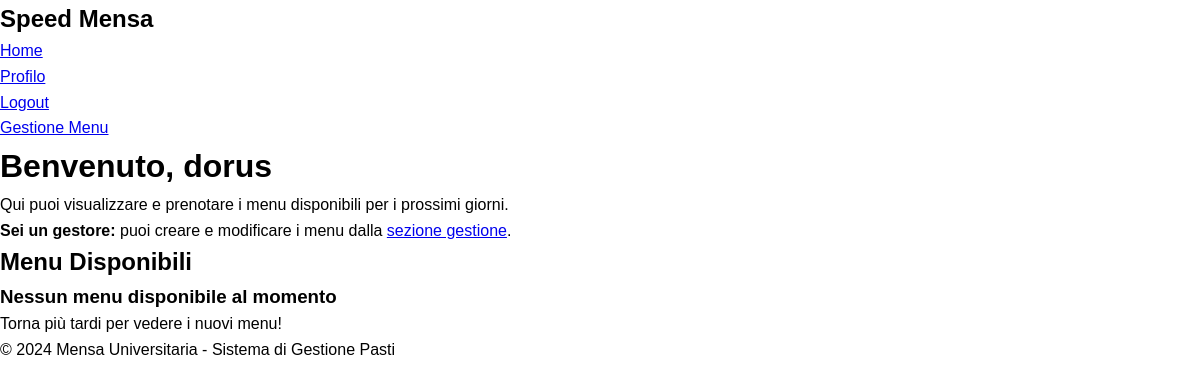
Before: /index (signed in) with the older database file.
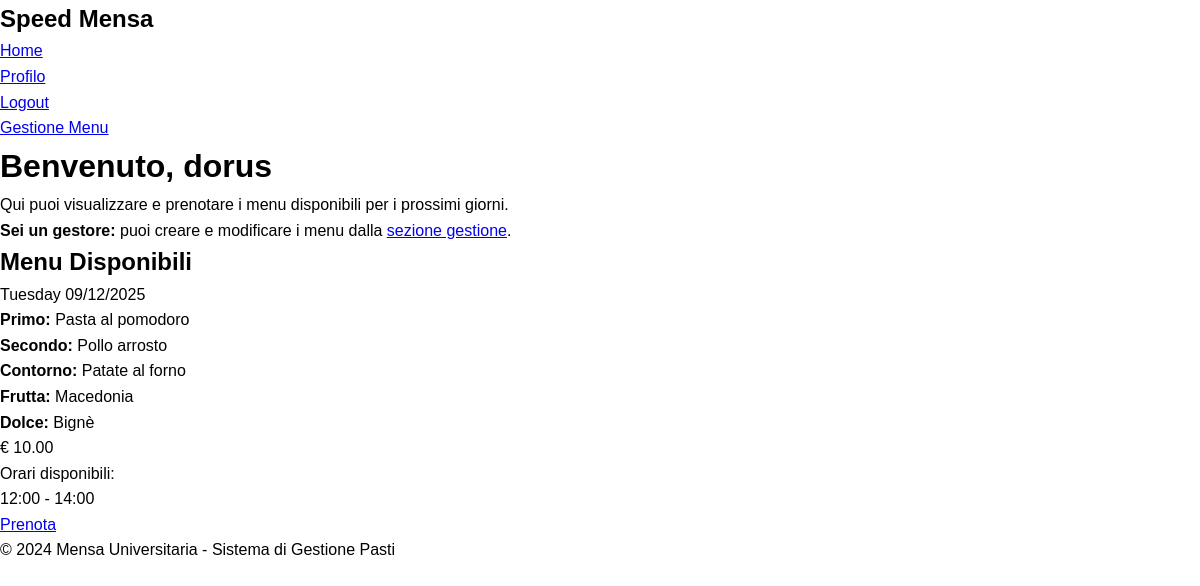
After: the same page with the newer database file.
### app/models.py (models this page shows, shortened)
class MenuGiornaliero(db.Model):
    id: so.Mapped[int] = so.mapped_column(primary_key=True)
    data: so.Mapped[date] = so.mapped_column(sa.Date, index=True, unique=True)
    primo: so.Mapped[str] = so.mapped_column(sa.String(200))
    secondo: so.Mapped[str] = so.mapped_column(sa.String(200))
    contorno: so.Mapped[str] = so.mapped_column(sa.String(200))
    frutta: so.Mapped[Optional[str]] = so.mapped_column(sa.String(200))
    dolce: so.Mapped[Optional[str]] = so.mapped_column(sa.String(200))
    prezzo: so.Mapped[float] = so.mapped_column(default=5.0)
    disponibile: so.Mapped[bool] = so.mapped_column(default=True)
    gestore_id: so.Mapped[int] = so.mapped_column(sa.ForeignKey(User.id), index=True)
    created_at: so.Mapped[datetime] = so.mapped_column(default=lambda: datetime.now(timezone.utc))
    gestore: so.Mapped[User] = so.relationship(back_populates='menu_creati')
    prenotazioni: so.WriteOnlyMapped['Prenotazione'] = so.relationship(back_populates='menu')

### app/routes.py (the view)
@app.route('/')
@app.route('/index')
@login_required
def index():
    oggi = date.today()
    menu_query = sa.select(MenuGiornaliero).where(
        MenuGiornaliero.data >= oggi,
        MenuGiornaliero.disponibile == True
    ).order_by(MenuGiornaliero.data)
    menu_disponibili = db.session.scalars(menu_query).all()
    return render_template('index.html', title='Home', menu_disponibili=menu_disponibili)

### app/models.py (called while the page is built)
@login.user_loader
def load_user(id):
    return db.session.get(User, int(id))

### app/templates/index.html
{% extends "base.html" %} {% block content %}
<div class="welcome">
  <h1>Benvenuto, {{ current_user.nome }}</h1>
  <p>
    Qui puoi visualizzare e prenotare i menu disponibili per i prossimi giorni.
  </p>
  {% if current_user.is_gestore %}
  <p>
    <strong>Sei un gestore:</strong> puoi creare e modificare i menu dalla
    <a href="{{ url_for('gestore_menu') }}">sezione gestione</a>.
  </p>
  {% endif %}
</div>
<h2>Menu Disponibili</h2>
{% if menu_disponibili %}
<div class="menu-grid">
  {% for menu in menu_disponibili %}
  <div class="menu-card">
    <div class="menu-date">{{ menu.data.strftime('%A %d/%m/%Y') }}</div>
    <div class="menu-item"><strong>Primo:</strong> {{ menu.primo }}</div>
    <div class="menu-item"><strong>Secondo:</strong> {{ menu.secondo }}</div>
    <div class="menu-item"><strong>Contorno:</strong> {{ menu.contorno }}</div>
    {% if menu.frutta %}
    <div class="menu-item"><strong>Frutta:</strong> {{ menu.frutta }}</div>
    {% endif %} {% if menu.dolce %}
    <div class="menu-item"><strong>Dolce:</strong> {{ menu.dolce }}</div>
    {% endif %}
    <div class="menu-price">€ {{ "%.2f"|format(menu.prezzo) }}</div>
    <div class="menu-actions">
      <div class="orari-info">
        Orari disponibili:<br />
        12:00 - 14:00
      </div>
      <a
        href="{{ url_for('prenota', menu_id=menu.id) }}"
        class="btn btn-success"
      >
        Prenota
      </a>
    </div>
  </div>
  {% endfor %}
</div>
{% else %}
<div class="no-menu">
  <h3>Nessun menu disponibile al momento</h3>
  <p>Torna più tardi per vedere i nuovi menu!</p>
</div>
{% endif %} {% endblock %}

Changed rows visible on the page:
added MenuGiornaliero: data "Tuesday 09/12/2025", primo "Pasta al pomodoro", secondo "Pollo arrosto", contorno "Patate al forno", frutta "Macedonia", dolce "Bignè", prezzo "10.00"
Other visible differences:
text no longer shown: "Nessun menu disponibile al momento Torna più tardi per vedere i nuovi menu!"
